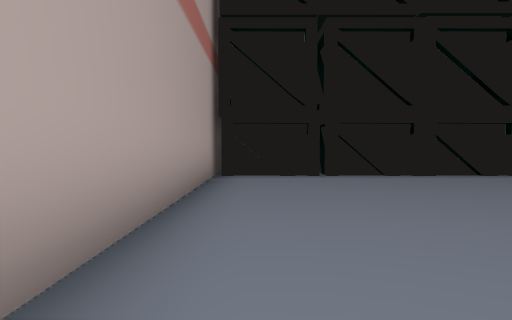
view 1 (above)

18 first-person views from a walk through a 3-D level made in the Unity game engine. The camera is 1.2 m above the floor, tilts 2° down and sees 70° across. The floor is counted in squares, 2 m on a side. Each view is taken from the middle of a square. On the plan, view 1 faces up. The plan holds only what a view shows up to about 10 squares ahead; the rest is blank. The place goes on beyond the plan. The player is left out.

view 2
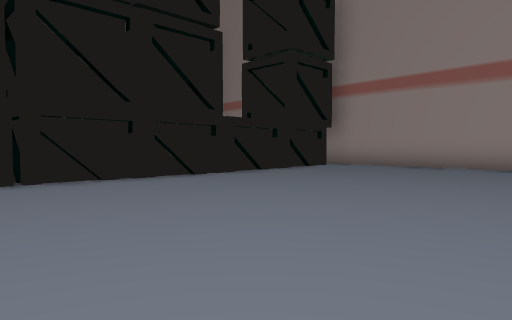

view 3
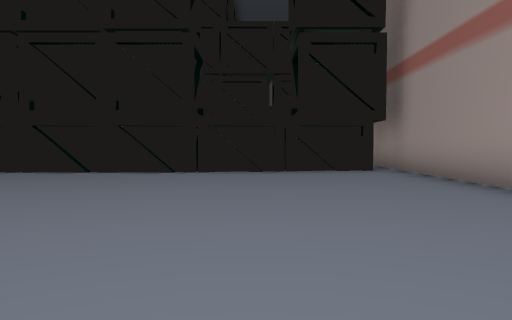

view 4
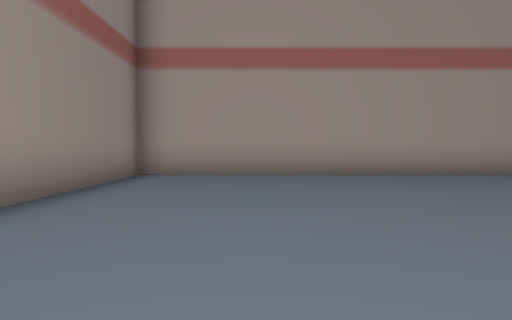

view 5
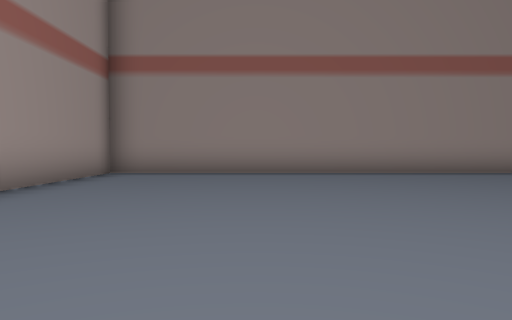

view 6
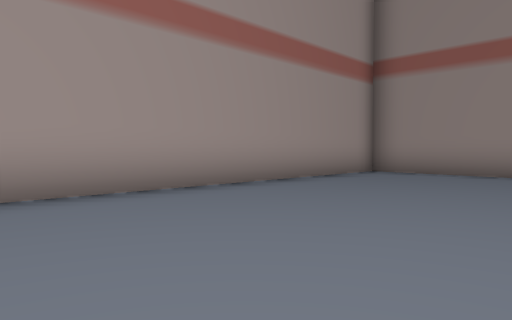

view 7
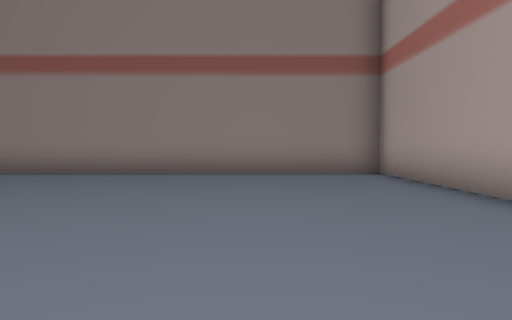

view 8
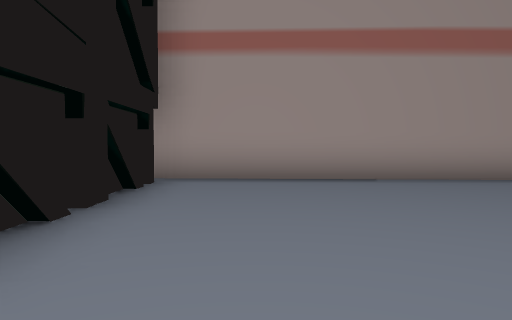

view 9
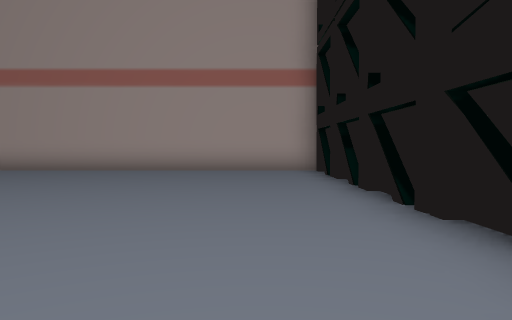

view 10
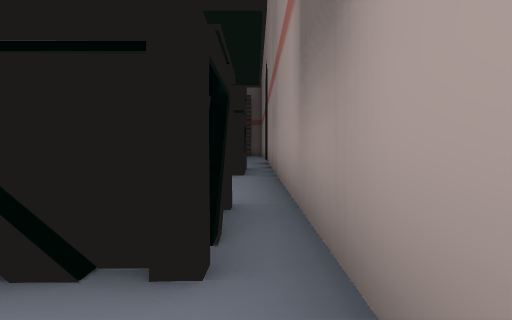

view 11
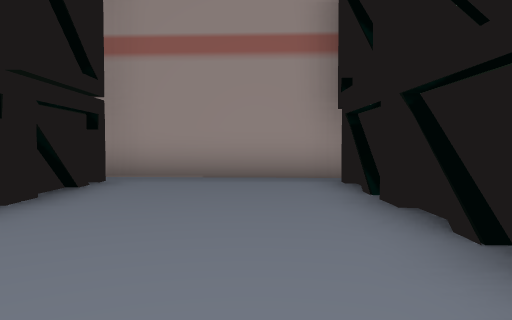

view 12
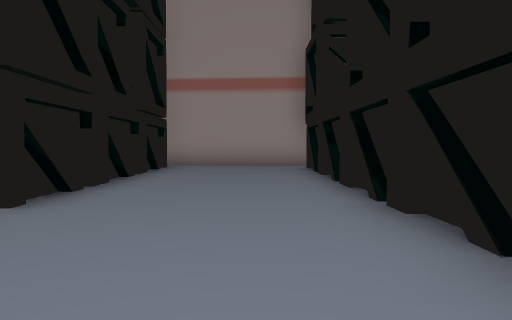

view 13
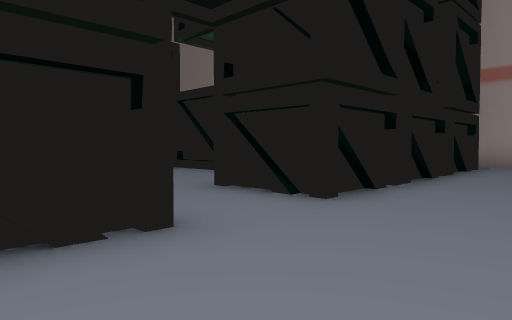

view 14
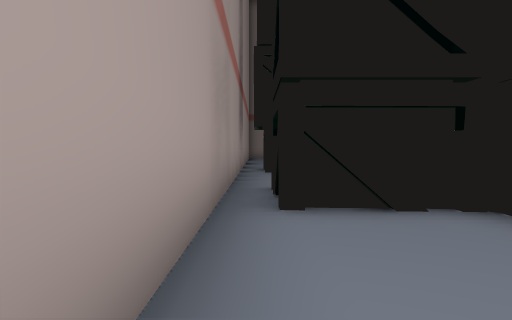

view 15
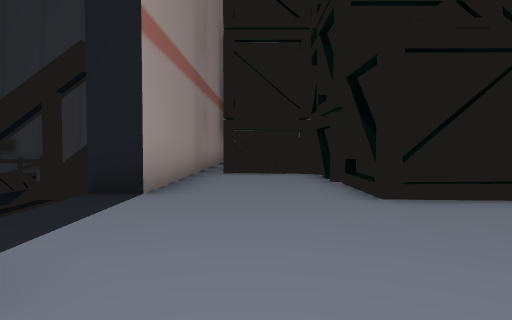

view 16
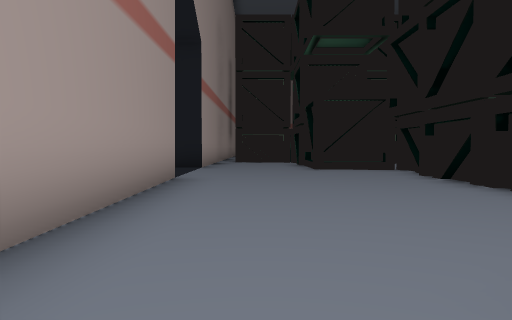

view 17
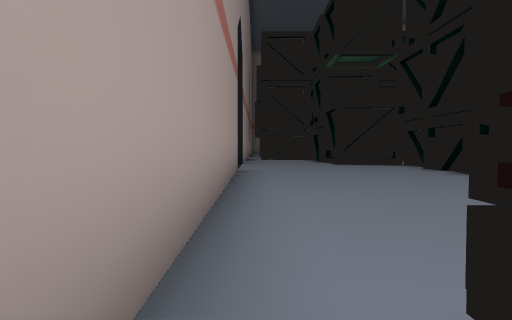

view 18
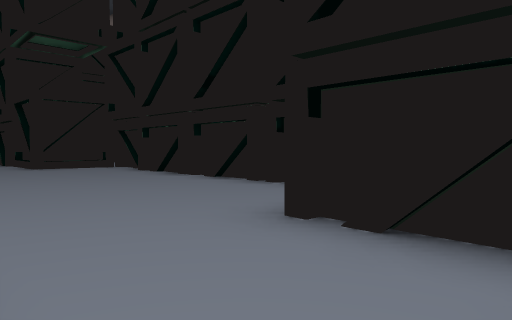

### Floor plan
Key: @ floor where view 1 was taken; # wall or solid block; . main floor; : floor 0.25 m higher than the main floor; v drop or lower ground; O other object.
Columns run from 1 left of view 1 to 12 right of it. Each row starts with its distance up from view 1.
 32          OO
 31          OO.
 30         #...#
 29         #...#
 28         #...#
 27        .....#
 26       #:::::#
 25       #:::::#
 24       #:::::#
 23       #:::::#
 22       #:::::v
 21       #:::::v
 20       #:::::vv
 19       ###:::##
 18      ..##:::#
 17      .. #:::#
 16     ..  #:::#
 15    ..#  ###:#
 14  ##..######:#
 13  .........::#
 12  ..........:#
 11  ..........:#
 10   ..........#
  9 #  ########.#
  8 ###########.#
  7 #...........#
  6 #...........#
  5 #...........#
  4 #...........#
  3 #...........#
  2 #...........#
  1 #...........#
  0 #@..........#
 -1 #...........#
 -2 #...........#
 -3 #...........#
 -4 #############

Where each view was taken, in squares from view 1:
view 1: 0 up, 0 right, facing up
view 2: 1 up, 0 right, facing up-right
view 3: 1 down, 7 right, facing up
view 4: 1 down, 7 right, facing left
view 5: 5 up, 7 right, facing down
view 6: 5 up, 6 right, facing down-right
view 7: 5 up, 2 right, facing down
view 8: 6 up, 4 right, facing right
view 9: 6 up, 9 right, facing left
view 10: 6 up, 10 right, facing up
view 11: 11 up, 4 right, facing right
view 12: 11 up, 0 right, facing right
view 13: 11 up, 0 right, facing up-right
view 14: 19 up, 10 right, facing down
view 15: 24 up, 9 right, facing down
view 16: 29 up, 9 right, facing down
view 17: 31 up, 10 right, facing down
view 18: 30 up, 10 right, facing down-left
